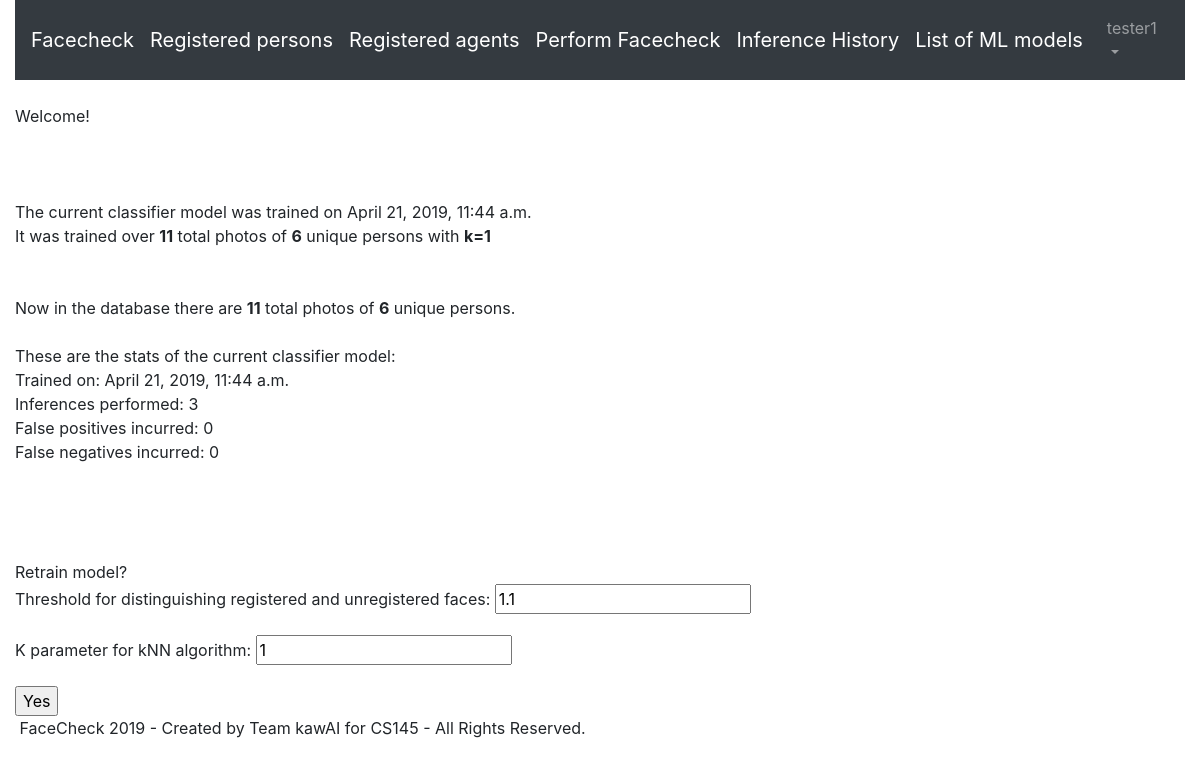
Before: / (signed in) with the older database file.
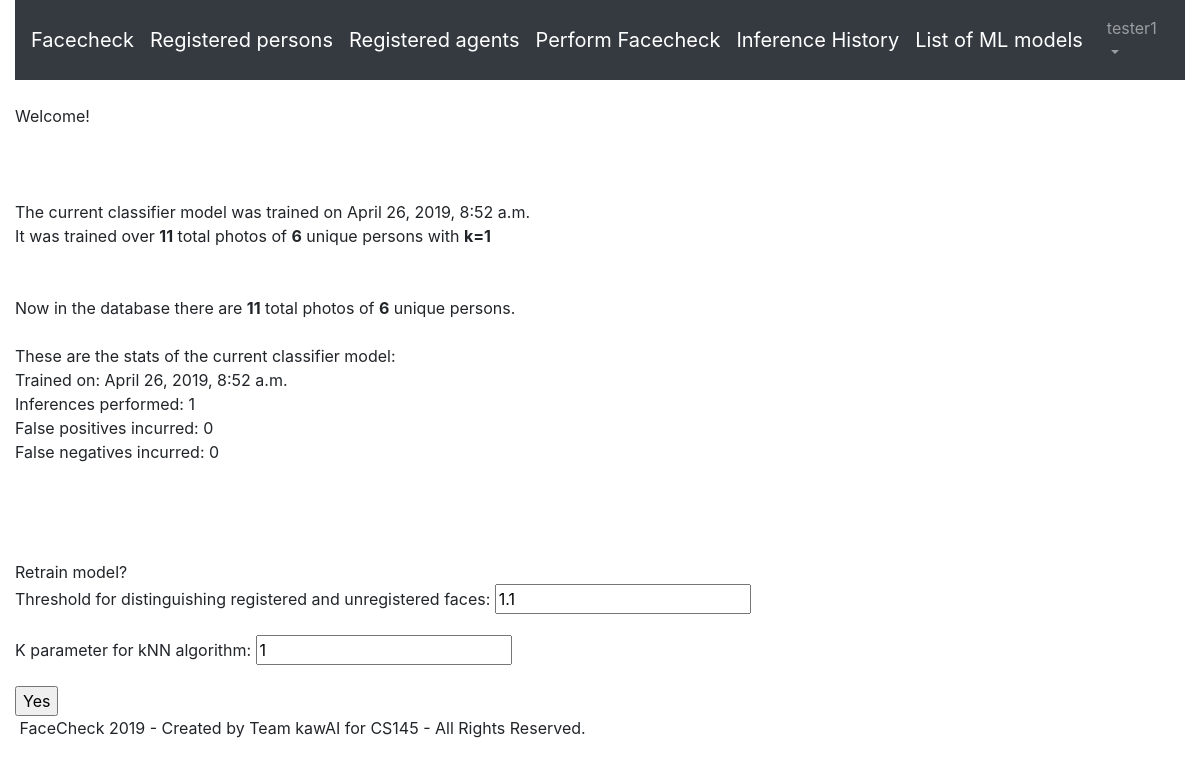
After: the same page with the newer database file.
### faces/models.py (models this page shows, shortened)
class MLModelVersion(Model):
    time_trained = models.DateTimeField()
    model = models.FileField(upload_to=modelpath, default='defaultclf.pkl')
    total_photos = models.PositiveIntegerField(default=1)
    unique_persons = models.PositiveIntegerField(default=1)
    k_neighbors = models.PositiveIntegerField("k parameter for kNN algorithm", default=1)
    threshold = models.FloatField('Threshold for distinguishing registered and unregistered faces',default=1.1)
    is_in_use = models.BooleanField(default=False, blank=False, null=False)
    inf_count = models.PositiveIntegerField("Inferences performed", default=0)
    fp_count = models.PositiveIntegerField("False positives incurred", default=0)
    fn_count = models.PositiveIntegerField("False negatives incurred", default=0)
    ii_count = models.PositiveIntegerField("Incorrect identifications incurred", default=0)
    fa_rate = models.FloatField("False acceptance rate", default=None, blank=True, null=True)
    fr_rate = models.FloatField("False rejection rate", default=None, blank=True, null=True)
    ii_rate = models.FloatField("Incorrect identification rate", default=None, blank=True, null=True)

### faces/views.py (the view)
# urls.py: path('', views.HomePageView.as_view(), name='home'),
class HomePageView(TemplateView):
    template_name = 'home.html'
    def get_context_data(self, **kwargs):
        context = super().get_context_data(**kwargs)
        context['mlmodelver'] = cache.get_or_set('deployedmv', MLModelVersion.objects.filter(is_in_use=True)[0])
        context['total_photos'] = SamplePhoto.objects.all().count()
        context['unique_persons'] = RegisteredPerson.objects.filter(numphotos__gt=0).count()
        context['form'] = RetrainModelForm()
        return context

### faces/forms.py
class RetrainModelForm(forms.ModelForm):
	class Meta:
		model = MLModelVersion
		fields = ('threshold', 'k_neighbors')

### templates/home.html (shortened to what this page needs)
{% extends 'base.html' %}
{% block content %}
{% if user.is_authenticated %}
Welcome!
<br><br><br><br>
The current classifier model was trained on {{mlmodelver.time_trained}}<br>
It was trained over <b>{{mlmodelver.total_photos}}</b> total photos of <b>{{mlmodelver.unique_persons}}</b> unique persons with <b>k={{mlmodelver.k_neighbors}}</b><br><br><br>
Now in the database there are <b>{{total_photos}}</b> total photos of <b>{{unique_persons}}</b> unique persons.
<br><br>
These are the stats of the current classifier model:<br>
Trained on: {{mlmodelver.time_trained}}<br>
Inferences performed: {{mlmodelver.inf_count}}<br>
False positives incurred: {{mlmodelver.fp_count}}<br>
False negatives incurred: {{mlmodelver.fn_count}}<br><br>
<br><br><br>
Retrain model?
<form method="post" action="{% url 'retrain_model' %}">
    {{ form.as_p }}
    <input type="submit" value="Yes">
</form>
{% else %}
You're not logged in.
<br>
<br>
<a href="{% url 'login' %}"> Log In </a>
{% endif %}
{% endblock content %}

Changed rows visible on the page:
no longer on this page (row edited): MLModelVersion: time_trained "April 21, 2019, 11:44 a.m.", total_photos "11", unique_persons "6", k_neighbors "1", inf_count "3", fp_count "0", fn_count "0"
added MLModelVersion: time_trained "April 26, 2019, 8:52 a.m.", total_photos "11", unique_persons "6", k_neighbors "1", inf_count "1", fp_count "0", fn_count "0"
